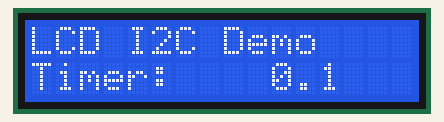
Recording of a sketch running on a simulated ESP32. On the bench: 16×2 character LCD.

Above: at 0.16 s.
At 5.06 s:
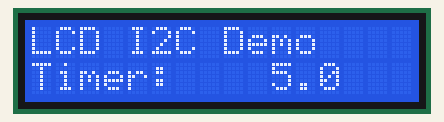
At 10.06 s:
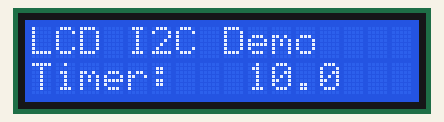
At 19.96 s:
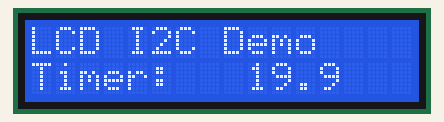
At 29.86 s:
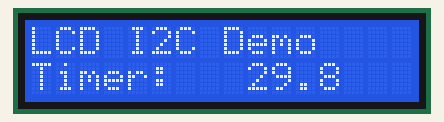
At 39.86 s:
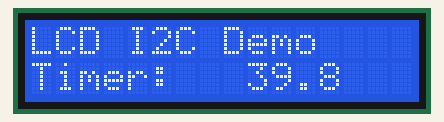

The sketch:

LCD-16x2-example.ino
```cpp
/**
 * LCD Display example
 *
 * Uses I2C to control the LCD.
 * Based on Freenove example.
 *
 * Arduino Filename: LCD-16x2-Example.ino
 *
 * Libraries: Arduino IDE shortcut - CTRL+SHIFT+I
 * - LiquidCrystal_I2C [Frank de Brabander]
 * - Wire
 *
 * Wiring:
 * - LCD PIN  JUMPER COLOUR   ESP PIN
 * - 1        Brown           GND
 * - 2        Red             5V
 * - 3        Orange          13
 * - 4        Yellow          14
 *
 */

#include <LiquidCrystal_I2C.h>
#include <Wire.h>

#define SDA 13  //Define SDA pins
#define SCL 14  //Define SCL pins

/*
 * I2C Chip: PCF8574T   0x27
 *           PCF8574AT  0x3F
 */
#define LCD_I2C 0x27
#define LCD_WIDTH 16
#define LCD_HEIGHT 2

/* 1000ms = 1s */
#define UPDATE_PERIOD 100

LiquidCrystal_I2C lcd(LCD_I2C, LCD_WIDTH, LCD_HEIGHT);
unsigned long previousTime = 0;
unsigned long currentTime = 0;
int interval = UPDATE_PERIOD;
char buff[16];


void setup() {

  Wire.begin(SDA, SCL);  // attach the I2C pin
  // Verify the component is connected
  if (!i2CAddrTest(0x27)) {
    lcd = LiquidCrystal_I2C(0x3F, LCD_WIDTH, LCD_HEIGHT);
  }

  lcd.init();                 // LCD driver initialization
  lcd.backlight();            // Turn On the backlight

  lcd.setCursor(0, 0);        // Move the cursor to row 1, column 1 (Top-Left)
  lcd.print("LCD I2C Demo");  // The print content is displayed on the LCD
}

void loop() {
  currentTime = millis();

  if ((currentTime - previousTime) >= UPDATE_PERIOD) {
    // Display output on line 2 of the LCD starting at column 1
    lcd.setCursor(0, 1);
    sprintf(buff, "Timer: %6.1f", ((float)currentTime) / 1000.0);
    lcd.print(buff);

    previousTime = currentTime;
  }
}

bool i2CAddrTest(uint8_t addr) {
  Wire.beginTransmission(addr);
  if (Wire.endTransmission() == 0) {
    return true;
  }
  return false;
}
```
